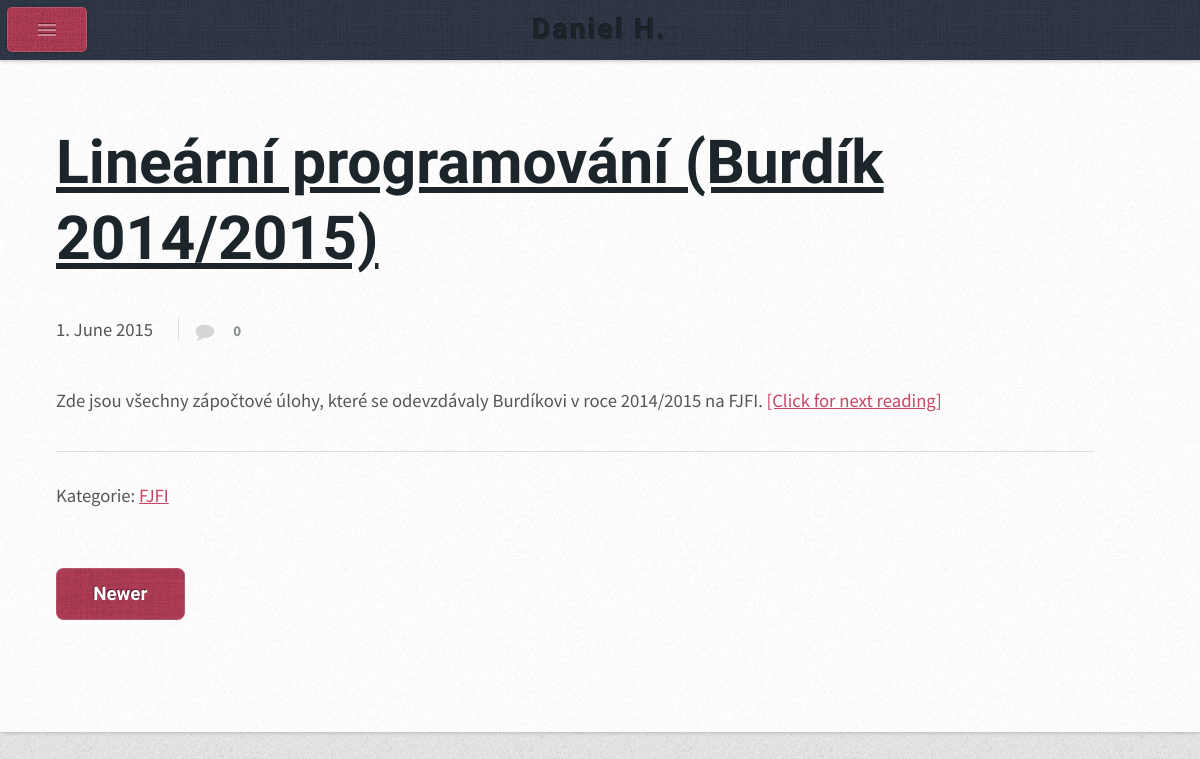
The page /blog/category/fjfi on the database its author committed.
### blog/models.py (models this page shows, shortened)
class Blog(models.Model):
    title = models.CharField(max_length=100, unique=True)
    slug = models.SlugField(max_length=100, unique=True)
    posted = models.DateField(db_index=True, auto_now_add=True)
    last_mod = models.DateField(auto_now=True)
    category = models.ForeignKey('blog.Category')
    body_marked = MarkupField(markup_type="ReST")
    publish = models.BooleanField(default=False, verbose_name="Should I publish it?")
    files = models.FileField(upload_to=get_name_file, blank=True)
    title_pic = ThumbnailerImageField(
        upload_to=get_name_file,
        default="/media/pictures/blog/template.jpg",
        verbose_name="Titulní foto")

class Category(models.Model):
    title = models.CharField(max_length=100, db_index=True)
    slug = models.SlugField(max_length=100, db_index=True)
    categ_pic = ThumbnailerImageField(
        upload_to=get_name_file,
        default="/media/pictures/blog/template.jpg",
        verbose_name="Foto kategorie")

### blog/views.py (the view)
def view_category(request, slug):
    category = get_object_or_404(Category, slug=slug)
    context = {
         'category': category,
         'posts': Blog.objects.filter(publish=True, category=category)[:5]
     }
    return render(request, 'blog_index.html', context)

### blog/templatetags/categ_tags.py (called while the page is built)
@register.simple_tag
def get_pub(str_category):
    catId = Category.objects.filter(title=str_category)[0].id
    all_pub_per_categ = Blog.objects.filter(publish=True, category=catId).order_by("-posted")
    return(all_pub_per_categ)

### context_processors.py (called while the page is built)
def extra_context(request):
    extras = {}
    try:
        extras["ALL_CATEGS"] = Category.objects.all()
        extras["L_POSTS"] = Blog.objects.filter(publish=True).order_by("-posted")[:7]
        extras["L_PROJECTS"] = Project.objects.all().order_by("-start")[:7]
    except:
        extras["ER"] = 1
    return(extras)

### blog/templates/blog_index.html (shortened to what this page needs)
{% extends 'base.html' %}
{% load thumbnail %}
{% block content %}
    {% for post in posts %}
        <article class="is-post is-post-excerpt" xmlns="http://www.w3.org/1999/html">
            <header>
                <h1 class="outer"><a href="{% url 'blog:view_blog_post' post.slug %}">{{ post.title }}</a></h1>
            </header>
            <div class="info">
                <span class="date"><span class="day">{{ post.posted|date:"j" }}. </span><span
                        class="month">{{ post.posted |date:"F"|slice:":3" }}<span>{{ post.posted|date:"F"|slice:"3:" }}</span></span> <span
                        class="year">{{ post.posted|date:"Y" }}</span></span>
                <ul class="stats">
                    <li><a href="#" class="fa fa-comment"><a href="{% url 'blog:view_blog_post' post.slug  %}#disqus_thread">0</a></a></li>
                </ul>
            </div>
           <p>
                {{ post.body_marked|truncatewords_html:60|safe }}
               <a href="{% url 'blog:view_blog_post' post.slug %}">[Click for next reading]</a>
            </p>
                <hr>
                Kategorie: <a href="{% url 'blog:view_blog_category' post.category.slug %}">{{ post.category.title }}</a>
        </article>
    {% endfor %}
    {% if prev != 'no_prev' %}
        <a class="button next" href="/blog/{{ prev }}">Newer</a>
    {% endif %}
    </div>
{% endblock %}

### sfiles/css/style.css (style rules this page uses)
* { -moz-box-sizing: border-box; -webkit-box-sizing: border-box; -o-box-sizing: border-box; -ms-box-sizing: border-box; box-sizing: border-box; }
body, input, textarea { font-family: 'Source Sans Pro', sans-serif; font-weight: 400; color: #565656; }
body { background-color: #e8e8e8; background-image: url('images/bg2.png'); }
a { color: #c94663; }
h1,h2,h3,h4,h5,h6 { font-family: 'Open Sans Condensed', sans-serif; font-weight: 700; color: #1b252a; }
h1 a, h2 a, h4 a, h5 a, h6 a { //text-decoration: none; color: inherit; }
header { margin: 0 0 2em 0; }
hr { border: 0; border-top: solid 1px #ddd; padding: 1.5em 0 0 0; margin: 1.75em 0 0 0; }
p, ul, ol, table { margin-bottom: 1em; }
section, article { margin-bottom: 3em; }
section > :last-child, article > :last-child { margin-bottom: 0; }
.button { background-color: #c94663; background-image: url('images/bg1.png'); border-radius: 0.4em; text-align: center; box-shadow: inset 0px 0px 0px 1px rgba(255,255,255,0.15); color: #fff; font-family: 'Open Sans Condensed', sans-serif; font-weight: 700; text-decoration: none; -moz-transition: background-color .25s ease-in-out, color .25s ease-in-out; -webkit-transition: background-color .25s ease-in-out, color .25s ease-in-out; -o-transition: background-color .25s ease-in-out, color .25s ease-in-out; -ms-transition: background-color .25s ease-in-out, color .25s ease-in-out; transition: background-color .25s ease-in-out, color .25s ease-in-out; text-shadow: -1px -1px 0px rgba(0,0,0,0.5); }
.fa { text-decoration: none; }
.fa:before { display:inline-block; font-family: FontAwesome; font-size: 1.25em; text-decoration: none; font-style: normal; font-weight: normal; line-height: 1; -webkit-font-smoothing:antialiased; -moz-osx-font-smoothing:grayscale; }
.fa-comment:before { content:"\f075" }
.is-post { position: relative; }
.is-post .info .stats { margin-top: 0; }
.is-post .info .stats a { font-size: 0.8em; text-decoration: none; color: #1b252a; font-weight: 700; }

### sfiles/css/style-desktop.css (style rules this page uses)
body { line-height: 1.75em; height: 100%; }
h1 { font-size: 1.2em; }
.button { display: inline-block; padding: 0.5em 2em 0.5em 2em; }
.is-post .info .stats li a { border-radius: 0.4em; opacity: 0.5; -moz-transition: opacity .25s ease-in-out, background-color .25s ease-in-out; -webkit-transition: opacity .25s ease-in-out, background-color .25s ease-in-out; -o-transition: opacity .25s ease-in-out, background-color .25s ease-in-out; -ms-transition: opacity .25s ease-in-out, background-color .25s ease-in-out; transition: opacity .25s ease-in-out, background-color .25s ease-in-out; }

### sfiles/css/style-narrow.css (style rules this page uses)
body { min-width: 1000px; }
body { font-size: 11pt; }
.is-post h1.outer { font-size: 3.25em; line-height: 1.25em; }
.is-post header { padding: 1.5em 0 0 0; margin: 0 0 3em 0; }
.is-post .info { width: 100%; padding: 1em 0 0 0; position: relative; top: -2em; }
.is-post .info .date { display: inline; }
.is-post .info .stats { display: inline; border-left: solid 1px #ddd; margin-left: 1.15em; padding-left: 0.25em; }
.is-post .info .stats li { display: inline-block; margin-left: 0.25em; }
.is-post .info .stats li a { display: inline-block; padding-right: 0.5em; }
.is-post .info .stats li a:before { position: relative; width: 1.75em; text-align: center; margin-right: 0.25em; opacity: 0.35; top: 0.1em; }

### sfiles/css/style-narrower.css (style rules this page uses)
body { min-width: 641px; font-size: 14pt; }

### rows shown on the page
Blog: title "Lineární programování (Burdík 2014/2015)", posted "1", posted "Jun", posted "e", posted "2015", body_marked "Zde jsou všechny zápočtové úlohy, které se odevzdávaly Burdíkovi v roce 2014/2015 na FJFI.", category "FJFI"
